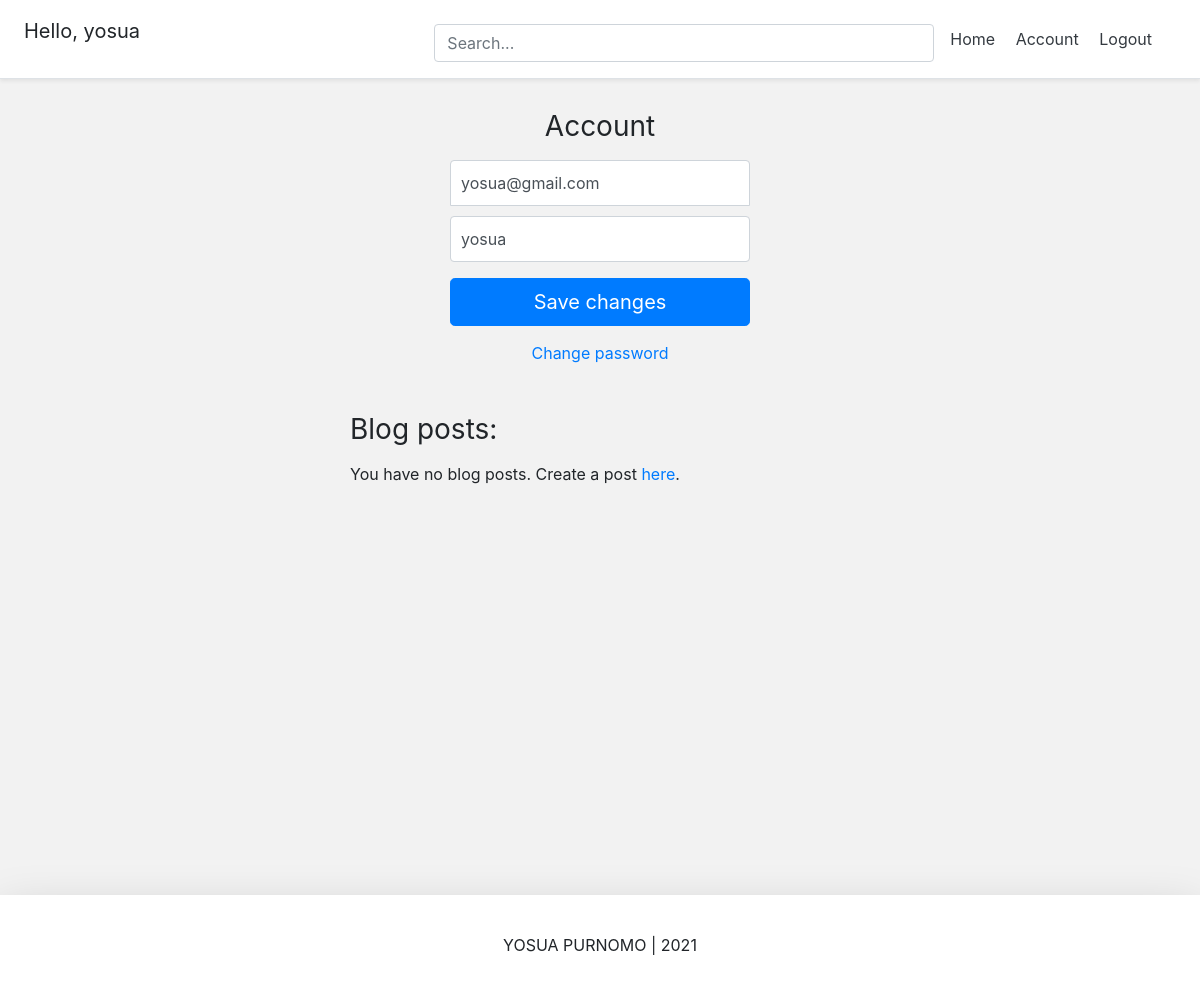
The page /account/ (signed in) on the database its author committed.
### Account/models.py (models this page shows, shortened)
class Account(AbstractBaseUser):
	email 			= models.EmailField(verbose_name='email', max_length=60, unique=True)
	username 		= models.CharField(max_length=30, unique=True)
	date_joined		= models.DateTimeField(verbose_name='date joined', auto_now_add=True)
	last_login		= models.DateTimeField(verbose_name='last login', auto_now=True)
	is_admin		= models.BooleanField(default=False)
	is_active		= models.BooleanField(default=True)
	is_staff		= models.BooleanField(default=False)
	is_superuser	= models.BooleanField(default=False)
	USERNAME_FIELD = 'email'
	REQUIRED_FIELDS = ['username']
	objects = AccountManage()

### Account/views.py (the view)
# urls.py: path('account/', account_view, name="account"),
def account_view(request):
	if not request.user.is_authenticated:
		return redirect('login')
	context = {}
	if request.POST:
		form = AccountUpdateForm(request.POST, instance=request.user)
		if form.is_valid():
			form.initial= {
				"email": request.POST['email'],
				"username": request.POST['username'],
			}
			form.save()
			context['success_message'] = "Updated"
	else:
		form = AccountUpdateForm(
				initial={
						"email": request.user.email,
						"username": request.user.username,
				}
				)
	context['account_form'] = form
	posts_model = PostModel.objects.filter(author=request.user)
	context['post_model'] = posts_model
	return render(request, "account/account.html", context)

### Account/forms.py (shortened to what this page needs)
class AccountUpdateForm(forms.ModelForm):
    class Meta:
        model = Account
        fields = ('email', 'username', )

### Account/templates/account/account.html (shortened to what this page needs)
{% extends 'base.html' %}
{% load static %}
{% block content %}
<link rel="stylesheet" type="text/css" href="{% static "account/account.css" %}">
<form class="form-signin" method="post">{% csrf_token %}
  <h1 class="h3 mb-3 font-weight-normal">Account</h1>
  <input type="email" name="email" id="inputEmail" class="form-control" placeholder="Email address" required autofocus value={{account_form.initial.email}}>
  <input type="text" name="username" id="inputUsername" class="form-control" placeholder="Username" required
  value="{{account_form.initial.username}}">
  <button class="btn btn-lg btn-primary btn-block" type="submit">Save changes</button>
</form>
<div class="d-flex flex-column">
  <a class="m-auto" href="{% url 'password_change' %}">Change password</a>
</div>
<div class="container mt-4 p-4">
  <div class="row">
    <div class="blog-posts">
      <h3 class="mb-3 font-weight-normal">Blog posts:</h3>
      {% if posts_model %}
      <ul>
        {% for post in posts_model %}
          <a href="{% url 'blog:detail' post.slug %}" style="text-decoration: none;">
            <li class="list-group-item">{{post}}</li>
          </a>
        {% endfor %}
      </ul>
      {% else %}
        <p>You have no blog posts. Create a post <a href="{% url 'blog:create' %}">here</a>.</p>
      {% endif %}
    </div>
  </div>
</div>
{% endblock content %}

### templates/snippets/header.html (shortened to what this page needs)
{% load static %}
<link rel="stylesheet" type="text/css" href="{% static "css/header.css" %}">
<div class="d-flex flex-column flex-md-row align-items-center p-3 px-md-4 mb-3 bg-white border-bottom shadow-sm">
  <h5 class="my-0 mr-md-auto font-weight-normal">
  	{% if request.user.is_authenticated %}
  		<p>Hello, {{request.user.username}}</p>
  	{% endif %}
  </h5>
  <div class="search-bar mt-sm-2 mr-2">
  	<form onsubmit="return executeQuery();">
  		<input type="text" class="form-control" name="q" id="id_q" placeholder="Search...">
  	</form>
  </div>
  <nav class="my-2 my-md-0 mr-md-3">
  	{% if request.user.is_authenticated %}
	  	<a class="p-2 text-dark" href="{% url 'home' %}">Home</a>
	    <a class="p-2 text-dark" href="{% url 'account' %}">Account</a>
	    <a class="p-2 text-dark" href="{% url 'logout' %}">Logout</a>
	{% else %}
		<a class="p-2 text-dark" href="{% url 'home' %}">Home</a>
	    <a class="p-2 text-dark" href="{% url 'login' %}">Login</a>
	    <a class="btn btn-outline-primary" href="{% url 'register' %}">Register</a>
	{% endif %}
  </nav>
</div>

### static/css/header.css (style rules this page uses)
@media (min-width: 768px) { html { font-size: 16px; } }
.search-bar { max-width: 500px; width: 100%; }
form { width: 100%; }

### static/css/base.css (style rules this page uses)
body { background-color: #f2f2f2; }

### Account/static/account/account.css (style rules this page uses)
.form-signin { width: 100%; max-width: 330px; padding: 15px; margin: auto; }
.form-signin .form-control { position: relative; box-sizing: border-box; height: auto; padding: 10px; font-size: 16px; }
.form-signin input[type="email"] { margin-bottom: 10px; border-bottom-right-radius: 0; border-bottom-left-radius: 0; }
.h3 { text-align: center; }
.blog-posts { max-width: 500px; width:100%; margin: auto; }

### rows shown on the page
Account: user.username "yosua", email "yosua@gmail.com", username "yosua"
